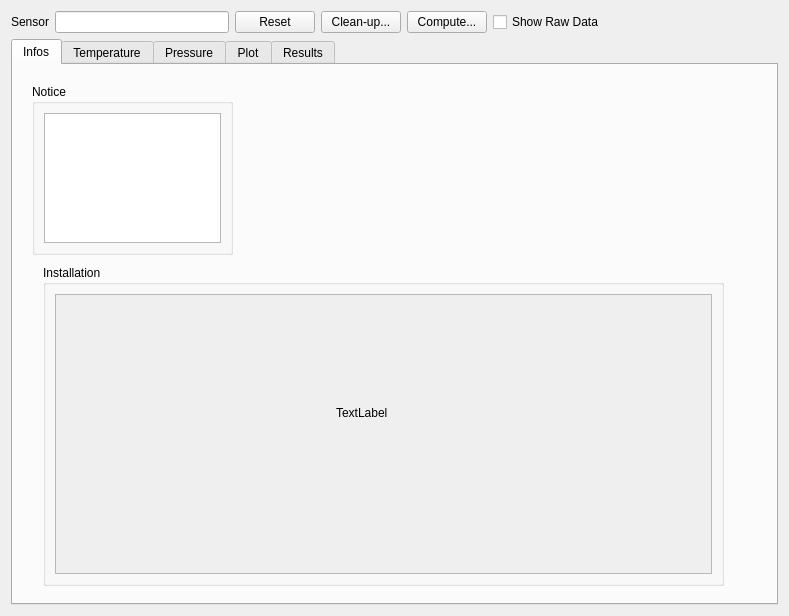
<?xml version="1.0" encoding="UTF-8"?>
<ui version="4.0">
 <class>WidgetPoint</class>
 <widget class="QWidget" name="WidgetPoint">
  <property name="geometry">
   <rect>
    <x>0</x>
    <y>0</y>
    <width>789</width>
    <height>616</height>
   </rect>
  </property>
  <property name="windowTitle">
   <string>Form</string>
  </property>
  <layout class="QVBoxLayout" name="verticalLayout_3">
   <item>
    <layout class="QHBoxLayout" name="horizontalLayout">
     <item>
      <widget class="QLabel" name="label">
       <property name="text">
        <string>Sensor</string>
       </property>
      </widget>
     </item>
     <item>
      <widget class="QLineEdit" name="lineEditSensor">
       <property name="readOnly">
        <bool>true</bool>
       </property>
      </widget>
     </item>
     <item>
      <widget class="QPushButton" name="pushButtonReset">
       <property name="text">
        <string>Reset</string>
       </property>
      </widget>
     </item>
     <item>
      <widget class="QPushButton" name="pushButtonCleanUp">
       <property name="text">
        <string>Clean-up...</string>
       </property>
      </widget>
     </item>
     <item>
      <widget class="QPushButton" name="pushButtonCompute">
       <property name="text">
        <string>Compute...</string>
       </property>
      </widget>
     </item>
     <item>
      <widget class="QCheckBox" name="checkBoxRaw_Data">
       <property name="text">
        <string>Show Raw Data</string>
       </property>
      </widget>
     </item>
     <item>
      <spacer name="horizontalSpacer">
       <property name="orientation">
        <enum>Qt::Horizontal</enum>
       </property>
       <property name="sizeHint" stdset="0">
        <size>
         <width>40</width>
         <height>20</height>
        </size>
       </property>
      </spacer>
     </item>
    </layout>
   </item>
   <item>
    <widget class="QTabWidget" name="tabWidget">
     <property name="currentIndex">
      <number>0</number>
     </property>
     <widget class="QWidget" name="tabInfos">
      <attribute name="title">
       <string>Infos</string>
      </attribute>
      <widget class="QGroupBox" name="groupBox">
       <property name="geometry">
        <rect>
         <x>30</x>
         <y>200</y>
         <width>681</width>
         <height>321</height>
        </rect>
       </property>
       <property name="title">
        <string>Installation</string>
       </property>
       <layout class="QVBoxLayout" name="verticalLayout_2">
        <item>
         <widget class="QScrollArea" name="scrollArea">
          <property name="widgetResizable">
           <bool>true</bool>
          </property>
          <widget class="QWidget" name="scrollAreaWidgetContents">
           <property name="geometry">
            <rect>
             <x>0</x>
             <y>0</y>
             <width>649</width>
             <height>270</height>
            </rect>
           </property>
           <widget class="QLabel" name="labelSchema">
            <property name="geometry">
             <rect>
              <x>280</x>
              <y>110</y>
              <width>60</width>
              <height>16</height>
             </rect>
            </property>
            <property name="text">
             <string>TextLabel</string>
            </property>
           </widget>
          </widget>
         </widget>
        </item>
       </layout>
      </widget>
      <widget class="QGroupBox" name="groupBox_2">
       <property name="geometry">
        <rect>
         <x>19</x>
         <y>19</y>
         <width>201</width>
         <height>171</height>
        </rect>
       </property>
       <property name="title">
        <string>Notice</string>
       </property>
       <layout class="QVBoxLayout" name="verticalLayout">
        <item>
         <widget class="QPlainTextEdit" name="plainTextEditNotice"/>
        </item>
       </layout>
      </widget>
     </widget>
     <widget class="QWidget" name="tabTemperature">
      <attribute name="title">
       <string>Temperature</string>
      </attribute>
      <layout class="QGridLayout" name="gridLayout">
       <item row="0" column="0">
        <widget class="QTableView" name="tableViewTemp"/>
       </item>
      </layout>
     </widget>
     <widget class="QWidget" name="tabPressure">
      <attribute name="title">
       <string>Pressure</string>
      </attribute>
      <layout class="QGridLayout" name="gridLayout_2">
       <item row="0" column="0">
        <widget class="QTableView" name="tableViewPress"/>
       </item>
      </layout>
     </widget>
     <widget class="QWidget" name="tabPlot">
      <attribute name="title">
       <string>Plot</string>
      </attribute>
     </widget>
     <widget class="QWidget" name="tabResults">
      <attribute name="title">
       <string>Results</string>
      </attribute>
     </widget>
    </widget>
   </item>
  </layout>
 </widget>
 <resources/>
 <connections/>
</ui>
